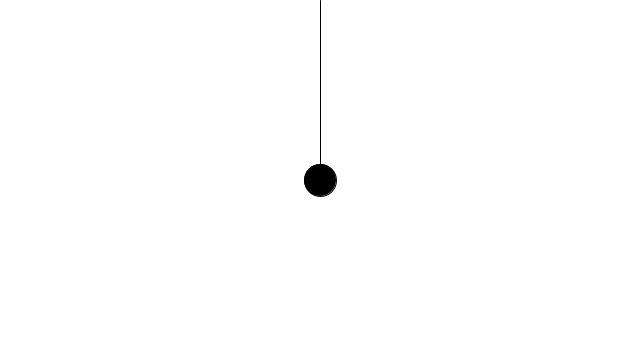
Frame 1 (no input)
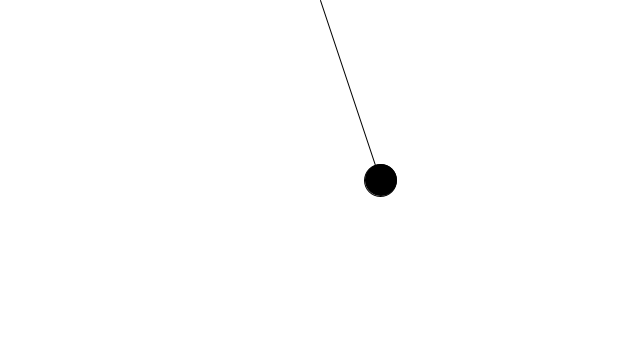
Frame 60 (the mouse pressed at the canvas centre just before this capture)
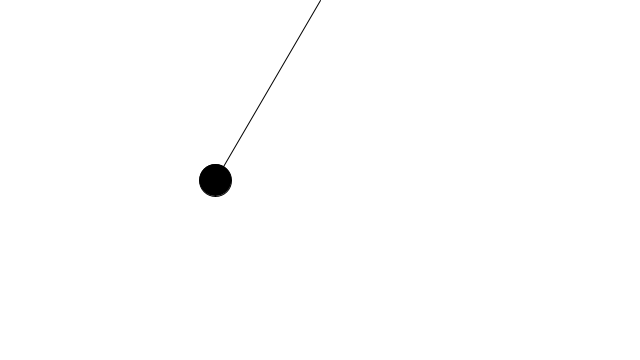
Frame 120 (the mouse held since frame 60 and released just before this capture)

The Processing sketch that drew these frames (run headless with seeded random() and noise(); from frame 60 on, the mouse is pressed at the canvas centre):

// Processing sketch: example_13_06_oscillation
// ── example_13_06_oscillation.pde
// Learning Processing
// Daniel Shiffman
// http://www.learningprocessing.com

// Example 13-6: Oscillation

float theta = 0.0;

void setup() {
  size(640, 360);
}

void draw() {
  background(255);

  // The output of the sin() function oscillates smoothly between 1 and 1. 
  // By adding 1 we get values between 0 and 2. 
  // By multiplying by 100, we get values between 0 and 200 which can be used as the ellipse's x location.
  float x = (sin(theta) + 1) * width/2; 

  // With each cycle, increment theta
  theta += 0.05;

  // Draw the ellipse at the value produced by sine
  fill(0);
  stroke(0);
  line(width/2, 0, x, height/2);
  ellipse(x, height/2, 32, 32);
}
